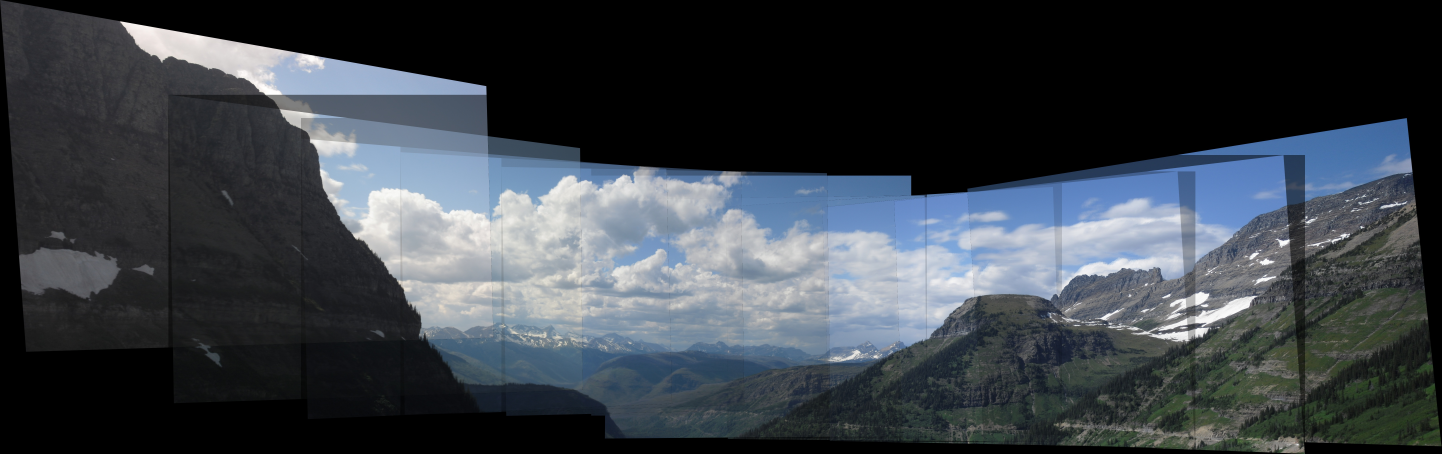
#> input picture final_panorama.jpg, 7208 x 2269 px (shown at 1/5 size)
$ python -i panoramic_stitcher.py   (imports and definitions only)
#> lines starting #> are read from the running program, lines starting #| are printed output that depends on the picture
import cv2
import numpy as np
import os
import sys
import glob
import re

def natural_key(filename):
    return [int(s) if s.isdigit() else s.lower() for s in re.split(r'(\d+)', filename)]

# [53 lines left out: functions compute_homography_dlt, compute_homography_ransac, not called in this run]

def extract_features(img):
    gray = cv2.cvtColor(img, cv2.COLOR_BGR2GRAY)
    sift = cv2.SIFT_create()
    kp, des = sift.detectAndCompute(gray, None)
    return kp, des

# [76 lines left out: functions match_features, get_matched_points, my_warp_perspective, warp_and_blend, not called in this run]

def stitch_outwards(images):
    n = len(images)
    center_idx = n // 2
    panorama = images[center_idx]


    left_limit = max(0, center_idx - 5)
    for i in range(center_idx - 1, left_limit - 1, -1):
        kp_pan, des_pan = extract_features(panorama)
        kp_img, des_img = extract_features(images[i])
        matches = match_features(des_img, des_pan, ratio_thresh=0.7)
        if len(matches) < 4:
            continue
        pts_img, pts_pan = get_matched_points(kp_img, kp_pan, matches)
        H = compute_homography_ransac(pts_img, pts_pan, num_iters=2000, thresh=3.0)
        if H is None:
            continue
        panorama = warp_and_blend(panorama, images[i], H)


    right_limit = min(n, center_idx + 6)
    for i in range(center_idx + 1, right_limit):
        kp_pan, des_pan = extract_features(panorama)
        kp_img, des_img = extract_features(images[i])
        matches = match_features(des_img, des_pan, ratio_thresh=0.7)
        if len(matches) < 4:
            continue
        pts_img, pts_pan = get_matched_points(kp_img, kp_pan, matches)
        H = compute_homography_ransac(pts_img, pts_pan, num_iters=2000, thresh=3.0)
        if H is None:
            continue
        panorama = warp_and_blend(panorama, images[i], H)


    return panorama

# [22 lines left out: function stitch_directory, not called in this run]

# [5 lines not run here, left out]

>>> import cv2
>>> picture = cv2.imread('final_panorama.jpg', cv2.IMREAD_GRAYSCALE)
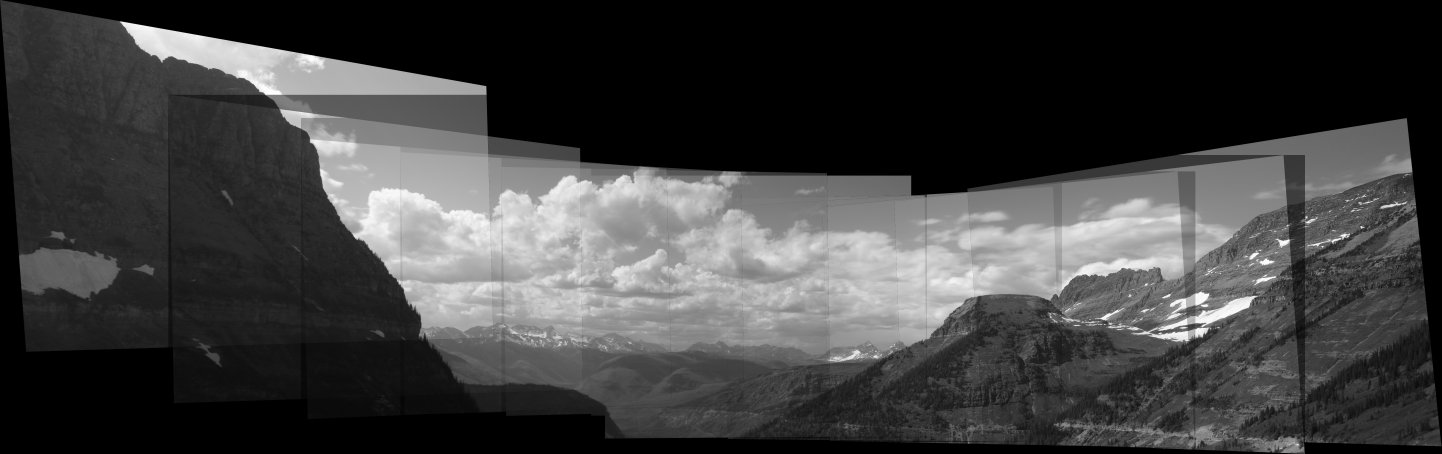
#> picture: shape (2269, 7208) (shown at 1/5 size); min 0, max 255, mean 63.6
>>> result = stitch_outwards(picture)
#> in stitch_outwards, `n = len(images)`: n = 2269
#> in stitch_outwards, `center_idx = n // 2`: center_idx = 1134
#> in stitch_outwards, `panorama = images[center_idx]`: panorama = 7208 values, max 243 at index 1919, min 0 at index 0, mean 128.8
#> in stitch_outwards, `left_limit = max(0, center_idx - 5)`: left_limit = 1129
#> (the run stopped early here; a loop or call above may not have finished)

$ run again, on glacier4/CIMG4017.JPG
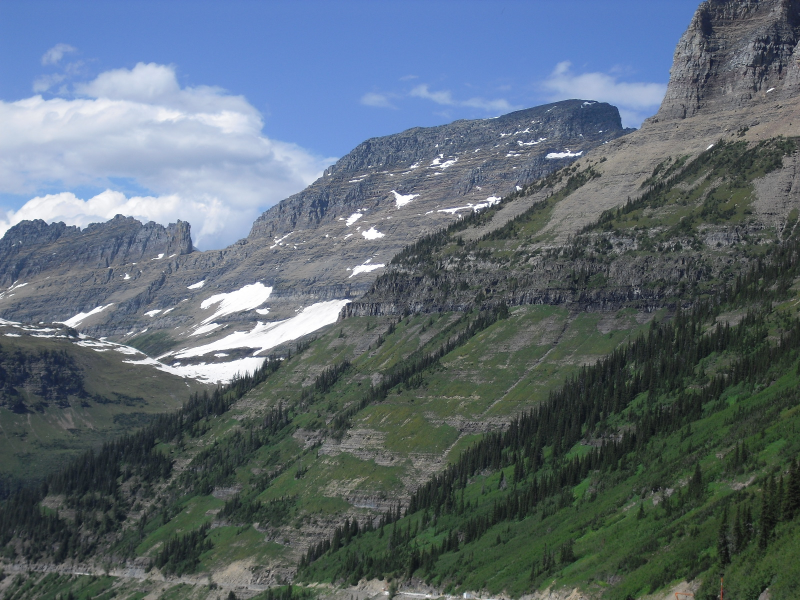
#> input picture glacier4/CIMG4017.JPG, 1600 x 1200 px (shown at 1/2 size)
#> `picture = cv2.imread('final_panorama.jpg', cv2.IMREAD_GRAYSCALE)`:
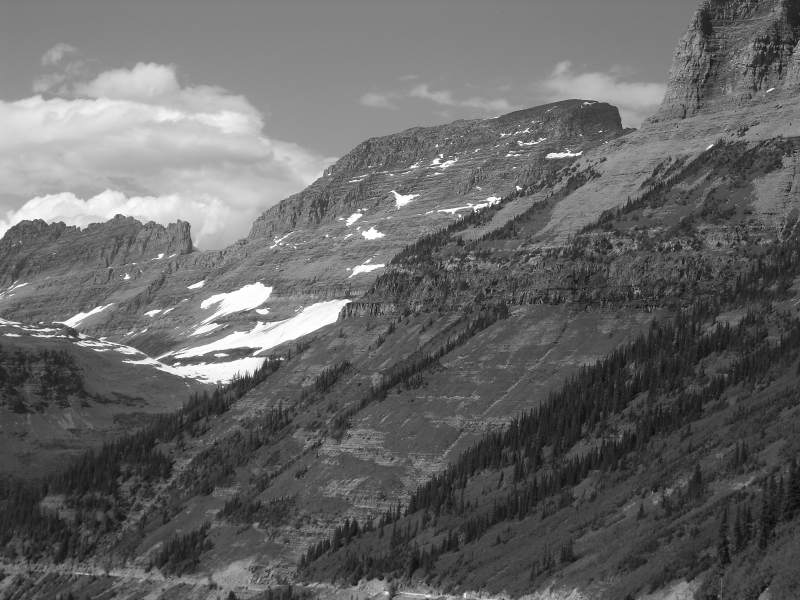
#> picture: shape (1200, 1600) (shown at 1/2 size); min 3, max 255, mean 102.3
#> n = 1200
#> center_idx = 600
#> panorama = 1600 values, max 255 at index 410, min 19 at index 1245, mean 101.6
#> left_limit = 595

$ run again, on glacier4/CIMG4018.JPG
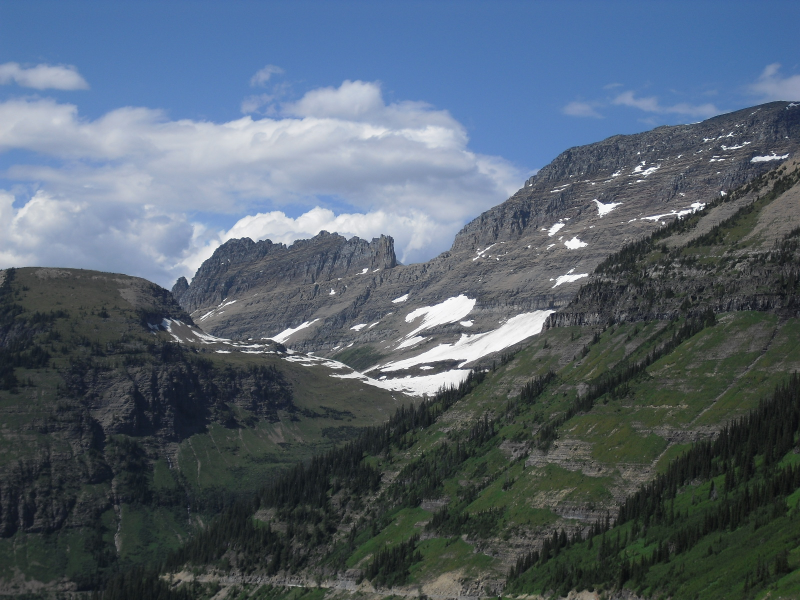
#> input picture glacier4/CIMG4018.JPG, 1600 x 1200 px (shown at 1/2 size)
#> `picture = cv2.imread('final_panorama.jpg', cv2.IMREAD_GRAYSCALE)`:
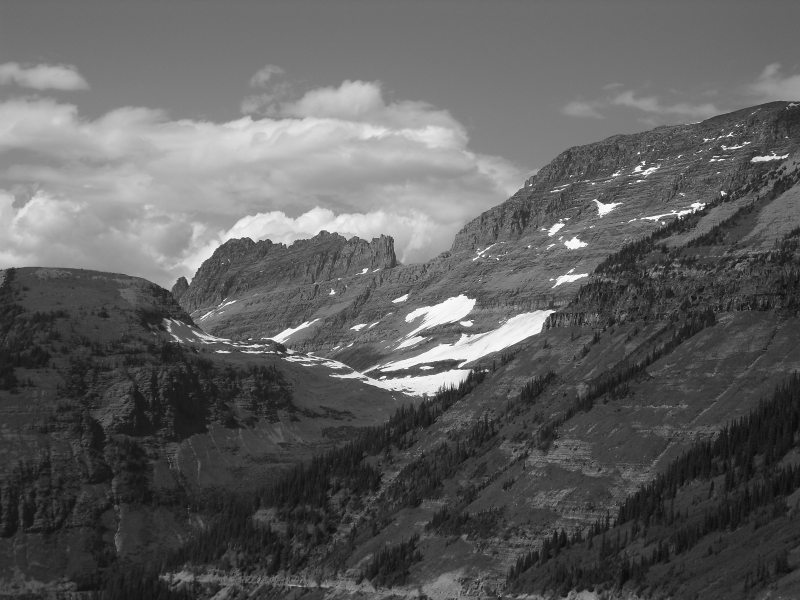
#> picture: shape (1200, 1600) (shown at 1/2 size); min 3, max 255, mean 94.6
#> n = 1200
#> center_idx = 600
#> panorama = 1600 values, max 254 at index 448, min 13 at index 1403, mean 86.48
#> left_limit = 595
